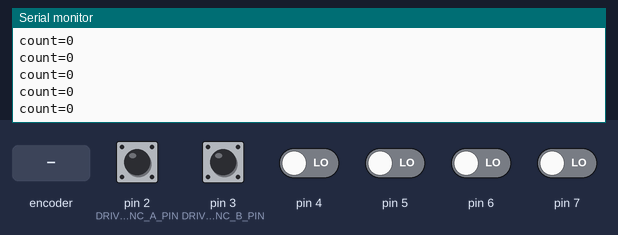
A sketch run on a simulated Arduino Uno, built with avr-gcc and run on an emulated ATmega328P. On the bench: the last lines printed to the serial monitor. The inputs (shaded band) are chosen by the test bench; at power-on: pin 2 (DRIVE_ENC_A_PIN), pin 3 (DRIVE_ENC_B_PIN) HIGH, pin 4–7 LOW.

Above: at 1.2 s.
1.3 s: rotary encoder on pin 2 (DRIVE_ENC_A_PIN) / pin 3 (DRIVE_ENC_B_PIN) turned 1 step (first pin leading)
At 1.56 s:
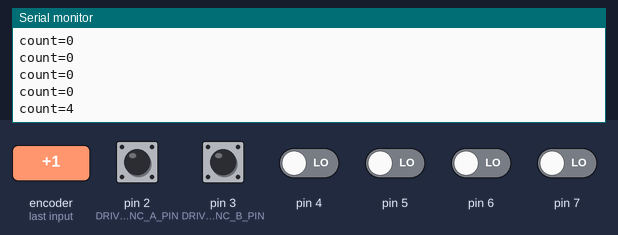
3.0 s: rotary encoder on pin 2 (DRIVE_ENC_A_PIN) / pin 3 (DRIVE_ENC_B_PIN) turned 1 step (first pin leading)
At 3.16 s:
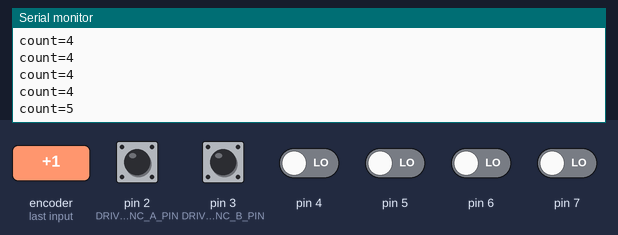
Timing chart, 0 to 6.0 s (numbered marks = the images above; inputs shaded):
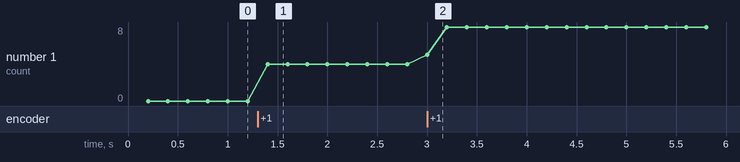

Measured:
- after the input at 1.3 s, the serial monitor: prints a new line after 0.10 s (image 1)
- after the input at 3.0 s, the serial monitor: prints a new line at once (image 2)
- plotted number 1: 0 → 4 after the input at 1.3 s, 4 → 8 after the input at 3.0 s

The sketch:

gear_ratio_test.ino
```cpp
// gear_ratio_test.ino
//
// Standalone bring-up sketch to re-measure DRIVE_GEAR_RATIO in
// hyper_motor_interface.ino. No ROS 2, no motor driver involved -- this
// only decodes the drive encoder (A/B, same x4 quadrature scheme as
// hyper_motor_interface.ino and ../magnetic_encoder_test) and prints the
// running raw count, so the drive wheel can be spun by hand a known number
// of turns and the resulting count delta read off directly, instead of
// trying to read it through hyper_motor_interface.ino's normal telemetry
// (which reports derived velocity, not the raw count).
//
// SAFETY: no motor driver code here at all, so there is no need to lift
// the wheels -- nothing will move on its own. Wiring matches
// hyper_motor_interface.ino's encoder pins exactly (see that file's wiring
// comment for the full hookup) -- only A/B/5V/GND need to be connected for
// this test.
//
// How to use:
//   1. Upload this sketch, open Serial Monitor (or `arduino-cli monitor`)
//      at 115200 baud.
//   2. Note the printed count.
//   3. By hand, spin the DRIVE WHEEL (not the motor shaft directly) a
//      known number of full turns -- 10 is a good default, more turns
//      means less relative error from any turn-counting mistake. Turning
//      the wheel through the drivetrain's gear reduction is the whole
//      point -- that's what DRIVE_GEAR_RATIO is measuring.
//   4. Note the printed count again.
//   5. Compute:
//        count_delta = count_after - count_before
//        DRIVE_GEAR_RATIO = abs(count_delta) / (COUNTS_PER_REV * turns)
//      where COUNTS_PER_REV below matches
//      hyper_motor_interface.ino's DRIVE_COUNTS_PER_REV (x4 decoding,
//      1000 PPR x 4 = 4000) -- keep the two in sync if either changes.
//   6. Update DRIVE_GEAR_RATIO in hyper_motor_interface.ino with the
//      result.

#include <avr/io.h> // PIND -- direct port read in on_drive_encoder_edge()

// ---- Pins -- must match hyper_motor_interface.ino's drive encoder wiring ----
const uint8_t DRIVE_ENC_A_PIN = 2;
const uint8_t DRIVE_ENC_B_PIN = 3;

// Must match hyper_motor_interface.ino's DRIVE_COUNTS_PER_REV.
const long PULSES_PER_REV = 1000;
const long COUNTS_PER_REV = PULSES_PER_REV * 4; // x4 decoding

const unsigned long PRINT_PERIOD_MS = 200; // 5 Hz -- plenty for a hand-spin test

volatile long drive_encoder_count = 0;
volatile uint8_t drive_last_ab_state = 0; // bit1 = A, bit0 = B

const int8_t QUADRATURE_TABLE[16] = {
   0, -1,  1,  0,
   1,  0,  0, -1,
  -1,  0,  0,  1,
   0,  1, -1,  0
};

// See hyper_motor_interface.ino's on_drive_encoder_edge() for why this
// reads PIND directly instead of digitalRead().
void on_drive_encoder_edge() {
  uint8_t port_d = PIND;
  uint8_t a = (port_d >> 2) & 0x1;
  uint8_t b = (port_d >> 3) & 0x1;
  uint8_t current_state = (a << 1) | b;
  uint8_t index = (drive_last_ab_state << 2) | current_state;
  drive_encoder_count += QUADRATURE_TABLE[index];
  drive_last_ab_state = current_state;
}

void setup() {
  Serial.begin(115200);

  pinMode(DRIVE_ENC_A_PIN, INPUT_PULLUP);
  pinMode(DRIVE_ENC_B_PIN, INPUT_PULLUP);
  drive_last_ab_state = (digitalRead(DRIVE_ENC_A_PIN) << 1) | digitalRead(DRIVE_ENC_B_PIN);
  attachInterrupt(digitalPinToInterrupt(DRIVE_ENC_A_PIN), on_drive_encoder_edge, CHANGE);
  attachInterrupt(digitalPinToInterrupt(DRIVE_ENC_B_PIN), on_drive_encoder_edge, CHANGE);

  Serial.println("GEAR_RATIO_TEST_READY");
  Serial.println("Note the count below, spin the drive wheel N known turns by hand,");
  Serial.println("then note the count again -- see the notes at the top of this file");
  Serial.println("for how to turn that into DRIVE_GEAR_RATIO.");
}

void loop() {
  static unsigned long last_print_ms = 0;
  unsigned long now = millis();
  if (now - last_print_ms < PRINT_PERIOD_MS) {
    return;
  }
  last_print_ms = now;

  long count;
  noInterrupts();
  count = drive_encoder_count;
  interrupts();

  Serial.print("count=");
  Serial.println(count);
}
```
